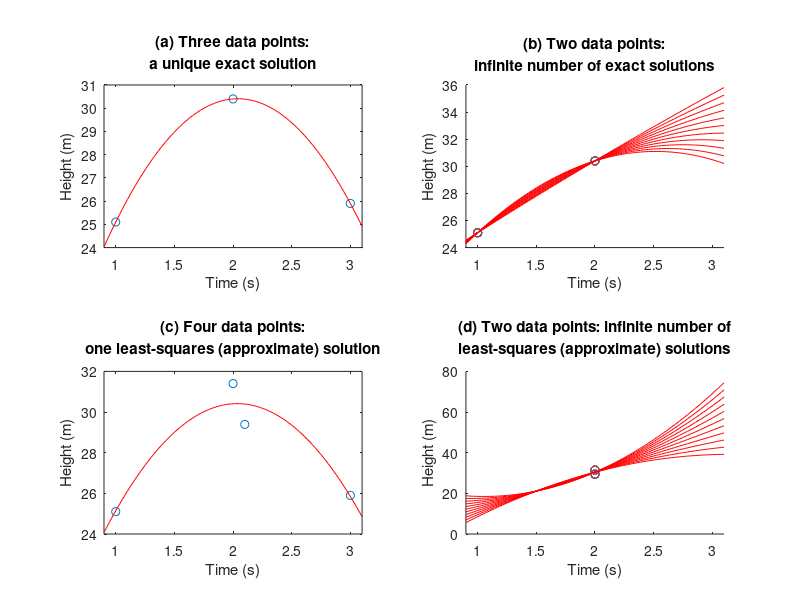

Here is the MATLAB script that generated this plot:
%
% hw_ch3p3_cht.m
% Problem 3.3
% from Parameter Estimation and Inverse Problems, 2nd edition, 2011
% by R. Aster, B. Borchers, C. Thurber
%
% exploration of SVD spaces and solutions using parabola fits to sets of points
% 

clc
clear
close all

% true parameters (m1, m2, m3) in the form of Example 1.1
m_true = [10 20 9.8]';

% forward model (in-line function)
G = @(t) ([ones(size(t)) t -0.5*t.^2]);

% finely discretized time vector for plotting solutions
tmin = 0.9;
tmax = 3.1;
t_vec = linspace(tmin,tmax,100);
d_vec = @(m) ( m(1) + m(2)*t_vec - 0.5*m(3)*t_vec.^2);

% number of solutions to plot
avec = -5:5;
na = length(avec);

%---------

disp('======== (a) ========');
% (a) forward problem matrix for full, consistent data set, three data points
t1 = [1 2 3]';
G1 = G(t1);
y_true = G1*m_true;
y = y_true;             % noise free predicted data
[U1,S1,V1] = svd(G1);

% solution
p = rank(G1);
%m_recov1 = inv(G1)*y
%m_recov1 = pinv(G1)*y
m_recov1 = (V1*inv(S1)*U1')*y

figure; subplot(2,2,1);
plot(t1,y,'o',t_vec,d_vec(m_recov1),'r');
xlabel('Time (s)'); ylabel('Height (m)'); xlim([tmin tmax]);
title({'(a) Three data points:','a unique exact solution'})

disp(['p = ' num2str(p)]);

%---------

disp('======== (b) ========');
% (b) nonunique case, two data points (nontrivial model null space)
t2 = [1 2]';
G2 = G(t2);
y_true = G2*m_true;
y = y_true;          % noise free predicted data
[U2,S2,V2] = svd(G2);

% solution
p = rank(G2);
Vp = V2(:,1:p);
Sp = S2(1:p,1:p);
Up = U2(:,1:p);
m_recov2 = Vp*inv(Sp)*Up'*y
%m_recov2 = pinv(G2)*y

subplot(2,2,2); hold on;
% add in scaled null space vectors here to show nonuniqueness
for ii=1:na
    alpha = avec(ii);
    m = m_recov2 + alpha*V2(:,3);
    plot(t2,y,'o',t_vec,d_vec(m),'r');
    mnorm(ii) = norm(m);
    resid(ii) = norm(G2*m-y);
end
xlabel('Time (s)'); ylabel('Height (m)'); xlim([tmin tmax]);
title({'(b) Two data points:','infinite number of exact solutions'})

disp(['p = ' num2str(p)]);
disp('model null space vector:')
null_m = V2(:,3)

%---------

disp('======== (c) ========');
% (c) inconsistent case (nontrivial data null space)
t3 = [1 2 2.1 3]';
G3 = G(t3);
y_true = G3*m_true;
% predicted data (with noise)
y = y_true;
y(2) = y_true(2)+1;
y(3) = y_true(3)-1;
[U3,S3,V3] = svd(G3);

% solution
p = rank(G3);
Vp = V3(:,1:p);
Sp = S3(1:p,1:p);
Up = U3(:,1:p);
m_recov3 = Vp*inv(Sp)*Up'*y
%m_recov3 = pinv(G3)*y

subplot(2,2,3);
plot(t3,y,'o',t_vec,d_vec(m_recov3),'r');
xlabel('Time (s)'); ylabel('Height (m)'); xlim([tmin tmax]);
title({'(c) Four data points:','one least-squares (approximate) solution'})
disp(['p = ',num2str(p)])
disp('data null space vector:')
null_d = U3(:,4)

%---------

disp('======== (d) ========');
% (d) both null spaces nontrivial
t4 = [2 2]';     % TWO MEASUREMENTS AT SAME TIME
G4 = G(t4);
y_true = G4*m_true;
% predicted data (with noise)
y = y_true;
y(1) = y_true(1)+1;
y(2) = y_true(2)-1;
[U4,S4,V4] = svd(G4);

% solution
p = rank(G4);
Vp = V4(:,1:p);
Sp = S4(1:p,1:p);
Up = U4(:,1:p);
m_recov4 = Vp*inv(Sp)*Up'*y
%m_recov4 = pinv(G4)*y

subplot(2,2,4); hold on;
% add in scaled null space vectors here to produce a suite of equally good models,
% and this show nonuniqueness of the least-squares solution.
for ii=1:na
    alpha = avec(ii);
    m = m_recov4 + alpha*(10*V4(:,2)+V4(:,3));
    plot(t4,y,'o',t_vec,d_vec(m),'r');
    mnorm(ii) = norm(m);
    resid(ii) = norm(G2*m-y);
end
xlabel('Time (s)'); ylabel('Height (m)'); xlim([tmin tmax]);
title({'(d) Two data points: infinite number of',
    'least-squares (approximate) solutions'})

% display p and the model space null vectors
disp(['p = ' num2str(p)])
disp('data null space vector:')
null_d = U3(:,4)
disp('model null space vectors:')
null_m_1 = V3(:,2)
null_m_2 = V3(:,3)

%if iprint==1, orient tall; print(gcf,'-dpsc',sprintf('%shw_ch1',pdir)); end

%==========================================================================
